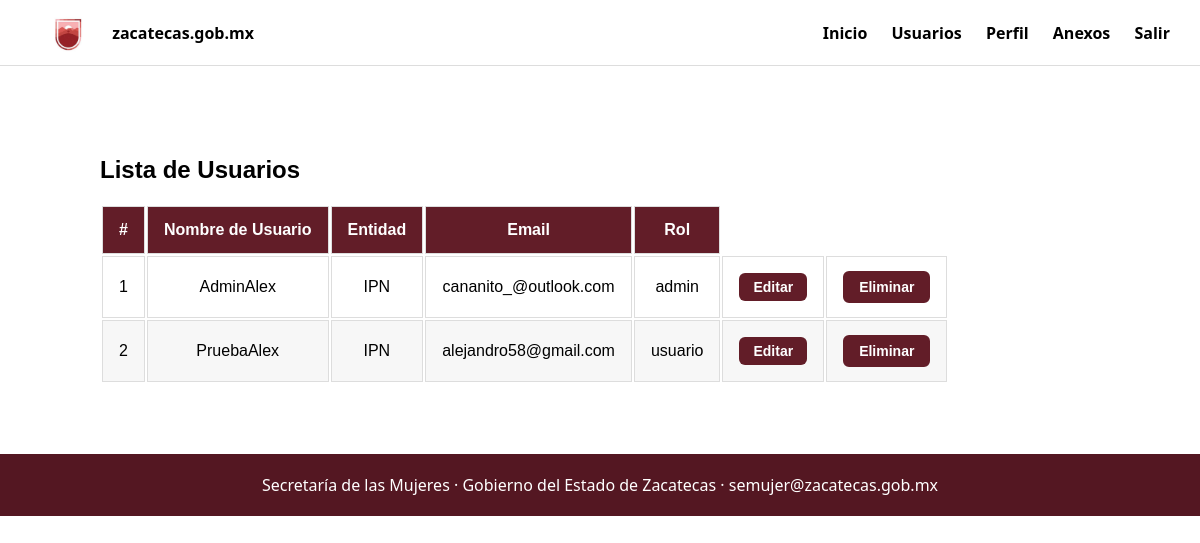
Page /lista_usuarios/ (signed in) on the committed database.
### core/models.py (models this page shows, shortened)
class Usuario(AbstractUser):
    nombre_responsable = models.CharField(max_length=100)
    entidad_federativa = models.CharField(max_length=100)
    correo = models.EmailField(unique=True)
    rol = models.CharField(max_length=10, choices=ROLES, default='usuario')

### core/views.py (the view)
# urls.py: path('lista_usuarios/', views.admin_lista_usuarios, name='admin_lista_usuarios'),
@user_passes_test(es_admin)
def admin_lista_usuarios(request):
    usuarios = Usuario.objects.all()
    return render(request, 'core/admin_lista_usuarios.html', {
            'entidades': usuarios,
        })

### core/views.py (called while the page is built)
def es_admin(user):
    return user.is_authenticated and user.rol == 'admin'

### core/templates/core/admin_lista_usuarios.html (shortened to what this page needs)
{% extends 'core/base_admin.html' %}
{% load static %}
{% block extra_css %}
<link rel="stylesheet" href="{% static 'core/css/admin_lista_usuarios.css' %}">
{% endblock %}
{% block content %}
<div class="contenedor">
    <h2>Lista de Usuarios</h2>
    <table>
        <thead>
        <tr>
            <th>#</th>
            <th>Nombre de Usuario</th>
            <th>Entidad</th>
            <th>Email</th>
            <th>Rol</th>
        </tr>
        </thead>
        <tbody>
        {% for usuario in entidades %}
            <tr>
                <td>{{ forloop.counter }}</td>
                <td>{{ usuario.username }}</td>
                <td>{{ usuario.entidad_federativa }}</td>
                <td>{{ usuario.correo }}</td>
                <td>{{ usuario.rol }}</td>
                <td><a href="{% url 'admin_editar_usuario' usuario.id%}" class="btn-editar">Editar</a></td>
                <td>
                    <button class="btn-eliminar" onclick="mostrarModal({{ usuario.id }}, '{{ usuario.username }}')">
                        Eliminar
                    </button>
                </td>
            </tr>
        {% empty %}
            <tr>
                <td colspan="3" class="sin-usuarios">No hay usuarios registrados.</td>
            </tr>
        {% endfor %}
        </tbody>
    </table>
</div>
{% endblock %}

### core/static/core/css/base_admin.css (style rules this page uses)
body { margin: 0; font-family: 'Segoe UI', sans-serif; background-color: white; }
html, body { height: 100%; margin: 0; padding: 0; }

### core/static/core/css/admin_lista_usuarios.css (style rules this page uses)
.contenedor { max-width: 1000px; margin: 50px auto; padding: 20px; font-family: 'Helvetica', sans-serif; }
thead { background-color: #621d28; color: white; }
th, td { padding: 14px 16px; border: 1px solid #ddd; text-align: center; }
tbody tr:nth-child(even) { background-color: #f7f7f7; }
.btn-editar, .btn-eliminar { padding: 6px 14px; border-radius: 6px; font-size: 14px; font-weight: bold; text-decoration: none; cursor: pointer; display: inline-block; transition: background-color 0.3s ease; }
.btn-editar { background-color: #621d28; color: white; }
.btn-eliminar { background-color: #621d28; color: #ffffff; border: 2px solid #621d28; }

### rows in the picture
Usuario: username "AdminAlex", entidad_federativa "IPN", correo "cananito_@outlook.com", rol "admin"
Usuario: username "PruebaAlex", entidad_federativa "IPN", correo "alejandro58@gmail.com", rol "usuario"
